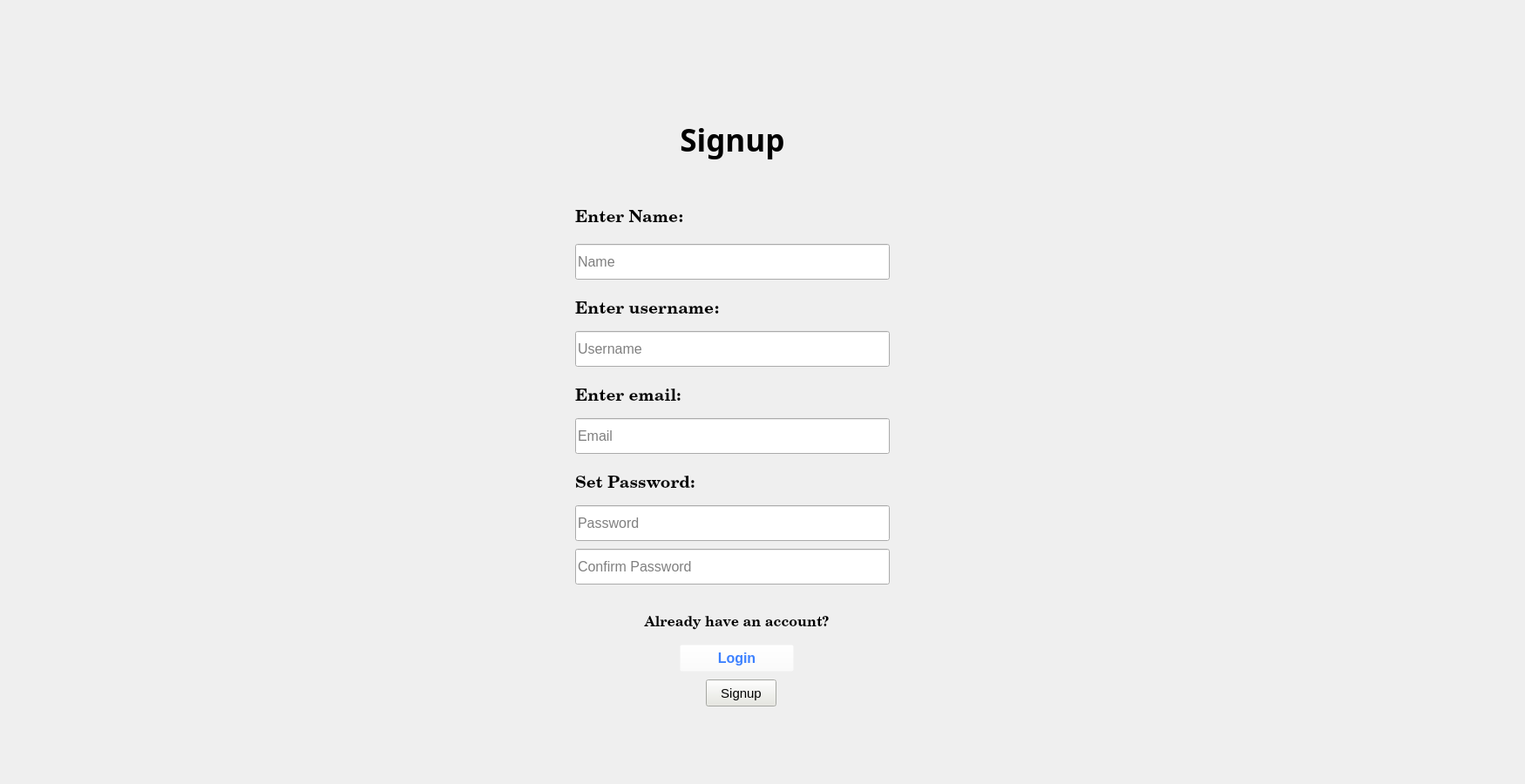
<?xml version="1.0" encoding="UTF-8"?>
<ui version="4.0">
 <class>Signup</class>
 <widget class="QMainWindow" name="Signup">
  <property name="geometry">
   <rect>
    <x>0</x>
    <y>0</y>
    <width>1750</width>
    <height>900</height>
   </rect>
  </property>
  <property name="minimumSize">
   <size>
    <width>1750</width>
    <height>900</height>
   </size>
  </property>
  <property name="maximumSize">
   <size>
    <width>1750</width>
    <height>900</height>
   </size>
  </property>
  <property name="windowTitle">
   <string>Signup</string>
  </property>
  <widget class="QWidget" name="centralwidget">
   <widget class="QLabel" name="signupbgm">
    <property name="geometry">
     <rect>
      <x>0</x>
      <y>0</y>
      <width>1750</width>
      <height>900</height>
     </rect>
    </property>
    <property name="minimumSize">
     <size>
      <width>1750</width>
      <height>900</height>
     </size>
    </property>
    <property name="maximumSize">
     <size>
      <width>1750</width>
      <height>900</height>
     </size>
    </property>
    <property name="text">
     <string/>
    </property>
    <property name="pixmap">
     <pixmap>strtpgbgm.jpg</pixmap>
    </property>
    <property name="scaledContents">
     <bool>true</bool>
    </property>
   </widget>
   <widget class="QLabel" name="signupheading">
    <property name="geometry">
     <rect>
      <x>750</x>
      <y>130</y>
      <width>181</width>
      <height>61</height>
     </rect>
    </property>
    <property name="font">
     <font>
      <family>Segoe UI Semibold</family>
      <pointsize>26</pointsize>
      <bold>true</bold>
     </font>
    </property>
    <property name="text">
     <string>Signup</string>
    </property>
    <property name="alignment">
     <set>Qt::AlignCenter</set>
    </property>
   </widget>
   <widget class="QLineEdit" name="lineEditname">
    <property name="geometry">
     <rect>
      <x>660</x>
      <y>280</y>
      <width>361</width>
      <height>41</height>
     </rect>
    </property>
    <property name="font">
     <font>
      <pointsize>12</pointsize>
     </font>
    </property>
    <property name="placeholderText">
     <string>Name</string>
    </property>
   </widget>
   <widget class="QLineEdit" name="lineEditemail">
    <property name="geometry">
     <rect>
      <x>660</x>
      <y>480</y>
      <width>361</width>
      <height>41</height>
     </rect>
    </property>
    <property name="font">
     <font>
      <pointsize>12</pointsize>
     </font>
    </property>
    <property name="placeholderText">
     <string>Email</string>
    </property>
   </widget>
   <widget class="QLineEdit" name="lineEditusername">
    <property name="geometry">
     <rect>
      <x>660</x>
      <y>380</y>
      <width>361</width>
      <height>41</height>
     </rect>
    </property>
    <property name="font">
     <font>
      <pointsize>12</pointsize>
     </font>
    </property>
    <property name="placeholderText">
     <string>Username</string>
    </property>
   </widget>
   <widget class="QLineEdit" name="lineEditpswd1">
    <property name="geometry">
     <rect>
      <x>660</x>
      <y>580</y>
      <width>361</width>
      <height>41</height>
     </rect>
    </property>
    <property name="font">
     <font>
      <pointsize>12</pointsize>
     </font>
    </property>
    <property name="echoMode">
     <enum>QLineEdit::Password</enum>
    </property>
    <property name="placeholderText">
     <string>Password</string>
    </property>
   </widget>
   <widget class="QLineEdit" name="lineEditpswd2">
    <property name="geometry">
     <rect>
      <x>660</x>
      <y>630</y>
      <width>361</width>
      <height>41</height>
     </rect>
    </property>
    <property name="font">
     <font>
      <pointsize>12</pointsize>
     </font>
    </property>
    <property name="echoMode">
     <enum>QLineEdit::Password</enum>
    </property>
    <property name="placeholderText">
     <string>Confirm Password</string>
    </property>
   </widget>
   <widget class="QLabel" name="Signupname">
    <property name="geometry">
     <rect>
      <x>660</x>
      <y>230</y>
      <width>171</width>
      <height>41</height>
     </rect>
    </property>
    <property name="font">
     <font>
      <family>Century Schoolbook</family>
      <pointsize>14</pointsize>
      <bold>true</bold>
     </font>
    </property>
    <property name="text">
     <string>Enter Name:</string>
    </property>
   </widget>
   <widget class="QLabel" name="signupusername">
    <property name="geometry">
     <rect>
      <x>660</x>
      <y>340</y>
      <width>351</width>
      <height>31</height>
     </rect>
    </property>
    <property name="font">
     <font>
      <family>Century Schoolbook</family>
      <pointsize>14</pointsize>
      <bold>true</bold>
     </font>
    </property>
    <property name="text">
     <string>Enter username:</string>
    </property>
   </widget>
   <widget class="QLabel" name="signupemail">
    <property name="geometry">
     <rect>
      <x>660</x>
      <y>440</y>
      <width>171</width>
      <height>31</height>
     </rect>
    </property>
    <property name="font">
     <font>
      <family>Century Schoolbook</family>
      <pointsize>14</pointsize>
      <bold>true</bold>
     </font>
    </property>
    <property name="text">
     <string>Enter email:</string>
    </property>
   </widget>
   <widget class="QLabel" name="signuppswd">
    <property name="geometry">
     <rect>
      <x>660</x>
      <y>540</y>
      <width>271</width>
      <height>31</height>
     </rect>
    </property>
    <property name="font">
     <font>
      <family>Century Schoolbook</family>
      <pointsize>14</pointsize>
      <bold>true</bold>
     </font>
    </property>
    <property name="text">
     <string>Set Password:</string>
    </property>
   </widget>
   <widget class="QPushButton" name="signup">
    <property name="geometry">
     <rect>
      <x>810</x>
      <y>780</y>
      <width>81</width>
      <height>31</height>
     </rect>
    </property>
    <property name="font">
     <font>
      <pointsize>11</pointsize>
     </font>
    </property>
    <property name="cursor">
     <cursorShape>PointingHandCursor</cursorShape>
    </property>
    <property name="styleSheet">
     <string notr="true">background-color: rgb(231, 232, 225);</string>
    </property>
    <property name="text">
     <string>Signup</string>
    </property>
   </widget>
   <widget class="QLabel" name="signuploginq">
    <property name="geometry">
     <rect>
      <x>690</x>
      <y>700</y>
      <width>311</width>
      <height>31</height>
     </rect>
    </property>
    <property name="font">
     <font>
      <family>Century Schoolbook</family>
      <pointsize>12</pointsize>
      <bold>true</bold>
     </font>
    </property>
    <property name="text">
     <string>Already have an account?</string>
    </property>
    <property name="alignment">
     <set>Qt::AlignCenter</set>
    </property>
   </widget>
   <widget class="QPushButton" name="signuplogin">
    <property name="geometry">
     <rect>
      <x>780</x>
      <y>740</y>
      <width>131</width>
      <height>31</height>
     </rect>
    </property>
    <property name="font">
     <font>
      <pointsize>12</pointsize>
      <bold>true</bold>
     </font>
    </property>
    <property name="cursor">
     <cursorShape>PointingHandCursor</cursorShape>
    </property>
    <property name="styleSheet">
     <string notr="true">background-color: rgba(255, 255, 255, 0);
color: rgb(61, 129, 255);</string>
    </property>
    <property name="text">
     <string>Login</string>
    </property>
   </widget>
   <widget class="QLabel" name="pswderror">
    <property name="geometry">
     <rect>
      <x>660</x>
      <y>670</y>
      <width>391</width>
      <height>21</height>
     </rect>
    </property>
    <property name="styleSheet">
     <string notr="true">color: rgb(255, 38, 0);</string>
    </property>
    <property name="text">
     <string/>
    </property>
   </widget>
   <widget class="QLabel" name="fieldserror">
    <property name="geometry">
     <rect>
      <x>660</x>
      <y>520</y>
      <width>341</width>
      <height>21</height>
     </rect>
    </property>
    <property name="styleSheet">
     <string notr="true">color: rgb(255, 38, 0);</string>
    </property>
    <property name="text">
     <string/>
    </property>
   </widget>
  </widget>
 </widget>
 <resources/>
 <connections/>
</ui>
